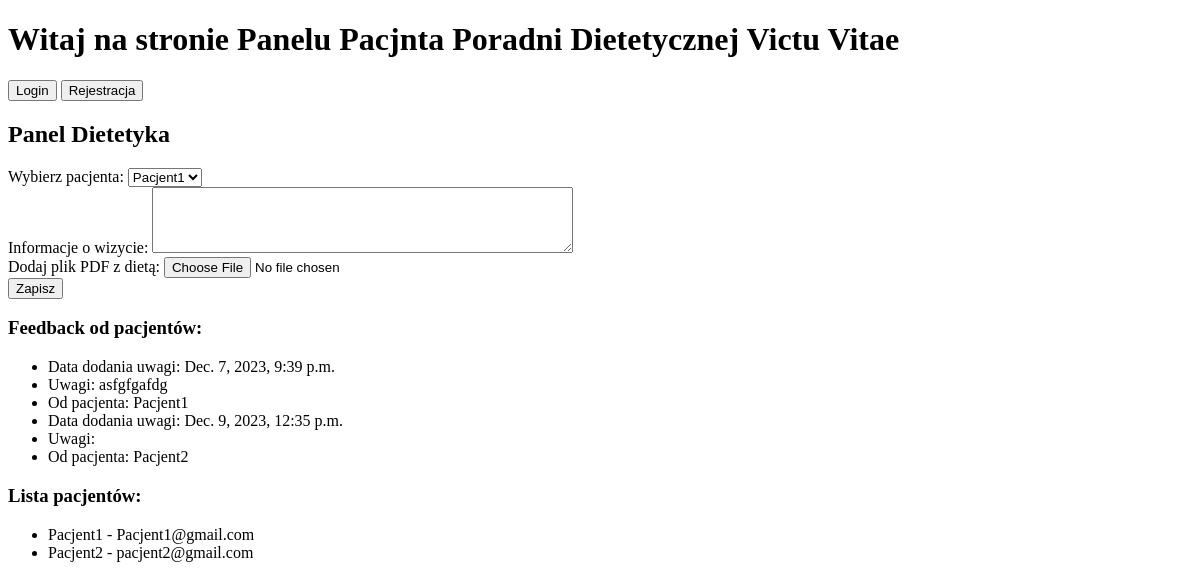
Page /panel_dietetyka/ (signed in) on the earlier database version.
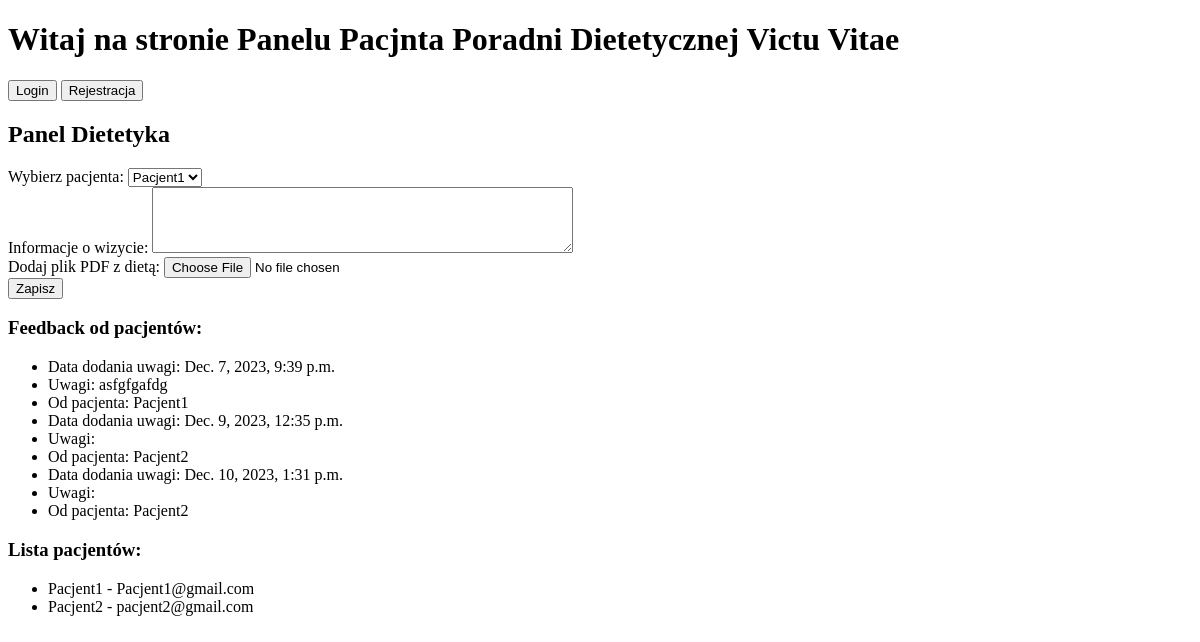
Same page on the later database version.
### panel/models.py (models this page shows)
class Feedback(models.Model):
    id = models.AutoField(primary_key=True)
    patient = models.ForeignKey(User, on_delete=models.CASCADE, default=None)
    comment = models.TextField()
    date_added = models.DateTimeField(auto_now_add=True)

### panel/views.py (the view, shortened to what this page needs)
# urls.py: path('panel_dietetyka/', panel_dietetyka, name='panel_dietetyka'),
@login_required
def panel_dietetyka(request):
    pacjenci = get_user_model().objects.filter(is_staff=False)
    feedbacks = Feedback.objects.filter(patient__in=pacjenci)
    diet_form = DietForm()
    return render(request, 'panel_dietetyka.html', {'pacjenci': pacjenci, 'feedbacks': feedbacks, 'diet_form': diet_form})

### panel/forms.py
class DietForm(forms.ModelForm):
    class Meta:
        model = Diet
        fields = ['pdf_file']

### panel/templates/panel_dietetyka.html (shortened to what this page needs)
{% extends 'base.html' %}
{% block content %}
  <h2>Panel Dietetyka</h2>
  <form method="post" action="{% url 'panel_dietetyka' %}" enctype="multipart/form-data">
    <label for="pacjent_id">Wybierz pacjenta:</label>
    <select name="pacjent_id">
      {% for pacjent in pacjenci %}
        <option value="{{ pacjent.id }}">{{ pacjent.username }}</option>
      {% endfor %}
    </select>
    <br>
    <label for="informacje_wizytowe">Informacje o wizycie:</label>
    <textarea name="informacje_wizytowe" rows="4" cols="50"></textarea>
    <br>
    <label for="plik_pdf">Dodaj plik PDF z dietą:</label>
    {{ diet_form.pdf_file }}
    <br>
    <button type="submit">Zapisz</button>
  </form>
  <h3>Feedback od pacjentów:</h3>
  <ul>
    {% for feedback in feedbacks %}
      <li>Data dodania uwagi: {{ feedback.date_added }}</li>
      <li>Uwagi: {{ feedback.comment }}</li>
      <li>Od pacjenta: {{ feedback.patient.username }}</li>
    {% endfor %}
  </ul>
  <h3>Lista pacjentów:</h3>
  <ul>
    {% for pacjent in pacjenci %}
      <li>{{ pacjent.username }} - {{ pacjent.email }}</li>
    {% endfor %}
  </ul>
{% endblock %}

### panel/templates/base.html (shortened to what this page needs)
<!DOCTYPE html>
<html lang="en">
<head>
</head>
<body>
    <div>
    <h1>Witaj na stronie Panelu Pacjnta Poradni Dietetycznej Victu Vitae</h1>
    <div>
        <a href="{% url 'login' %}"><button>Login</button></a>
        <a href="{% url 'rejestracja' %}"><button>Rejestracja</button></a>
    </div>
    {% block content %}{% endblock %}
    </div>
</body>
</html>

Differences in the rows shown:
added Feedback: date_added "Dec. 10, 2023, 1:31 p.m.", patient.username "Pacjent2"
